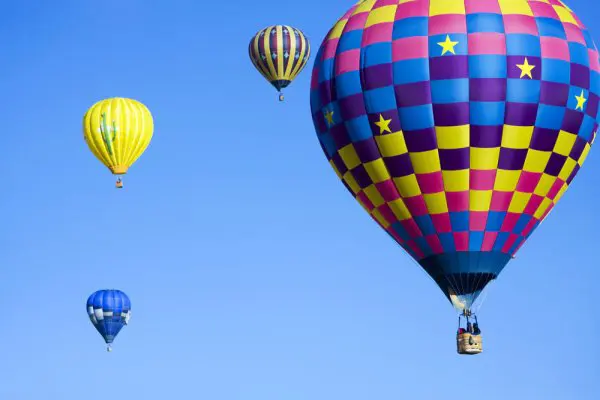
//> input picture pic/HotBalloon1.jpg, 600 x 400 px
$ ./boundingRect   (built with g++ and OpenCV 4)
//> lines starting //> are read from the running program, lines starting //| are printed output that depends on the picture; after the words box and inside, x2 and y2 are one past the last pixel; in counts of white or black regions, pixels touching at a corner belong together
#include "opencv2/imgcodecs.hpp"
#include "opencv2/highgui.hpp"
#include "opencv2/imgproc.hpp"
#include <iostream>
using namespace cv;
using namespace std;
Mat src;
Mat src_gray;
int thresh = 100;
int max_thresh = 256;
RNG rng(123456);

void thresh_callback(int, void *);

int main(int argc, char const *argv[])
{
    /* code */
    const char *window_name = "source image";
    const char *filename = argc >= 2 ? argv[1] : "./pic/HotBalloon1.jpg";
    src = imread(filename, IMREAD_COLOR);
//> src is the input picture: 400 rows x 600 cols, CV_8UC3; mean B, G, R 209.5, 148.7, 112.9
    if (src.empty())
        return -1;

    cvtColor(src, src_gray, COLOR_BGR2GRAY);
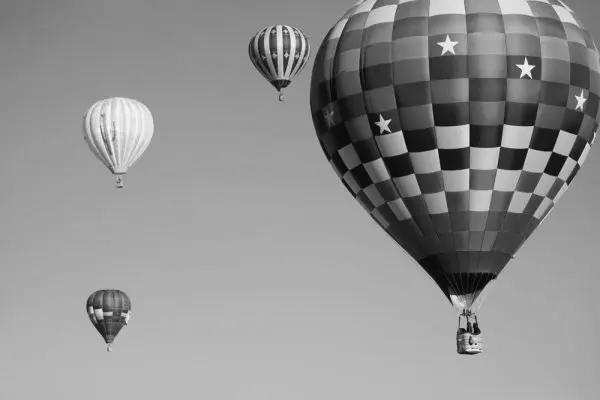
//> src_gray: 400 rows x 600 cols, CV_8UC1; min 2, max 250, mean 144.9
    blur(src_gray,src_gray,Size(3,3));
    namedWindow(window_name,WINDOW_AUTOSIZE);
    imshow(window_name,src_gray);
    createTrackbar( " Threshold:", window_name, &thresh, max_thresh, thresh_callback );
    thresh_callback( 0, 0 );
    waitKey(0);
}


void thresh_callback(int, void *){
    Mat thresh_output;
    vector<vector<Point>> contours;
    vector<Vec4i> hierarchy;
    threshold(src_gray,thresh_output,thresh,255,THRESH_BINARY);
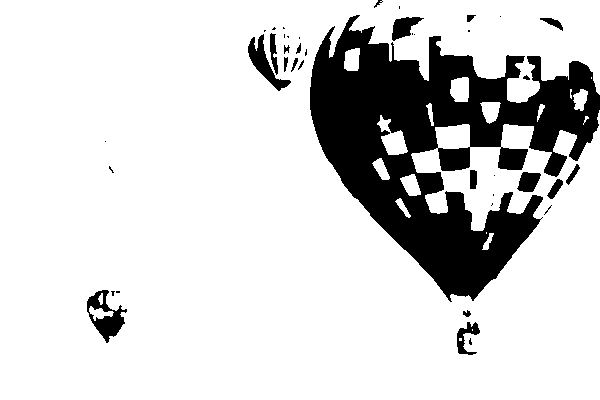
//> thresh_output: 400 rows x 600 cols, CV_8UC1; 83.1% white; 41 black regions (21 under 20 px)
    findContours(thresh_output,contours,hierarchy,RETR_TREE,CHAIN_APPROX_SIMPLE,Point(0,0));
//> contours = 68 contours, 33 with area under 20; largest, box (x1, y1, x2, y2) and area: (0, 0, 600, 400) 199679, (86, 289, 128, 344) 1199, (247, 33, 292, 92) 824, (437, 146, 471, 172) 708, (497, 146, 529, 171) 596

    vector<vector<Point>> contours_poly(contours.size());
//> contours_poly = 68 empty contours
    vector<Rect> boundRect(contours.size());
    vector<Point2f> center(contours.size());
    vector<float> radius(contours.size());

    for (size_t i = 0; i < contours.size(); i++)
    {
        /* code */
        // 功能：对图像轮廓点拟合多边形；该函数用另一条曲线或具有较少顶点的多边形逼近曲线或多边形，使它们之间的距离小于或等于指定的精度；
        // (1) 第一个参数，InputArray curve，一般是由图像的轮廓点组成的点集；
        // (2) 第二个参数，OutputArray approxCurve，表示输出的多边形点集；
        // (3) 第一个参数，double epsilon，主要表示输出的精度；这是原始曲线与其近似之间的最大距离；
        // (4) 第二个参数，bool closed，表示输出的多边形是否封闭；true表示封闭，false表示不封闭；
        approxPolyDP(Mat(contours[i]),contours_poly[i],3,true);
        // 用一个最小的矩形，把找到的形状包起来。
        boundRect[i]=boundingRect(Mat(contours_poly[i]));
        minEnclosingCircle(contours_poly[i],center[i],radius[i]);
    }
//> this loop made 68 passes
//> after the loop, contours_poly = 68 contours, 39 with area under 20; largest, box (x1, y1, x2, y2) and area: (0, 0, 600, 400) 199693, (86, 289, 128, 344) 1158, (247, 34, 292, 92) 724, (438, 147, 471, 170) 645, (497, 146, 529, 171) 552; boundRect = 68 Rects (x, y, width, height), first 8: [482, 233, 12, 17], [486, 232, 1, 1], [397, 199, 13, 19], [400, 174, 21, 22], [372, 158, 17, 22], [583, 116, 5, 9], [377, 115, 30, 40], [537, 104, 6, 18]; center = 68 Points (x, y), first 12: [487.5, 241], [486, 232], [403, 208], [410, 186], [381.8, 169.2], [585, 120], [393, 133.5], [539.5, 112.5], [431, 114], [490, 109.7], [580.5, 99.5], [570.5, 93.5]; radius = 68 values, max 359.9 at index 15, min 0.0001 at index 1, mean 12.1
    Mat drawing =Mat::zeros(thresh_output.size(),CV_8UC3);
    for (size_t i = 0; i < contours.size(); i++)
    {
        /* code */
        Scalar color=Scalar(rng.uniform(0,255),rng.uniform(0,255),rng.uniform(0,255));
        drawContours(drawing,contours_poly,(int)i,color,1,8,vector<Vec4i>(),0,Point());
        rectangle(drawing,boundRect[i].tl(),boundRect[i].br(),color,2,8,0);
        circle(drawing,center[i],(int)radius[i],color,2,8,0);
    }
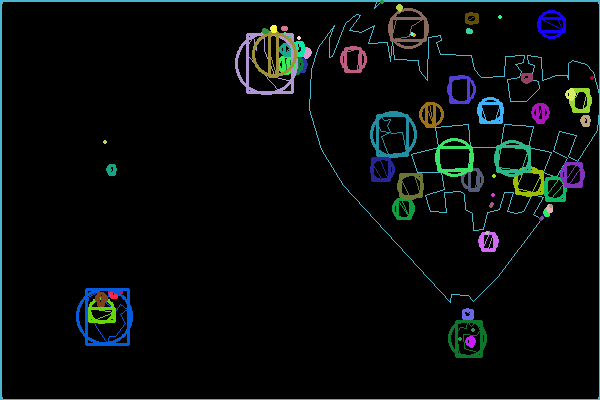
//> drawing: 400 rows x 600 cols, CV_8UC3; mean B, G, R 11.3, 10.8, 6.6
    namedWindow("Contours",WINDOW_AUTOSIZE);
    imshow("Contours",drawing);

}

$ run again, with pic/HotBalloon2.jpg copied over pic/HotBalloon1.jpg
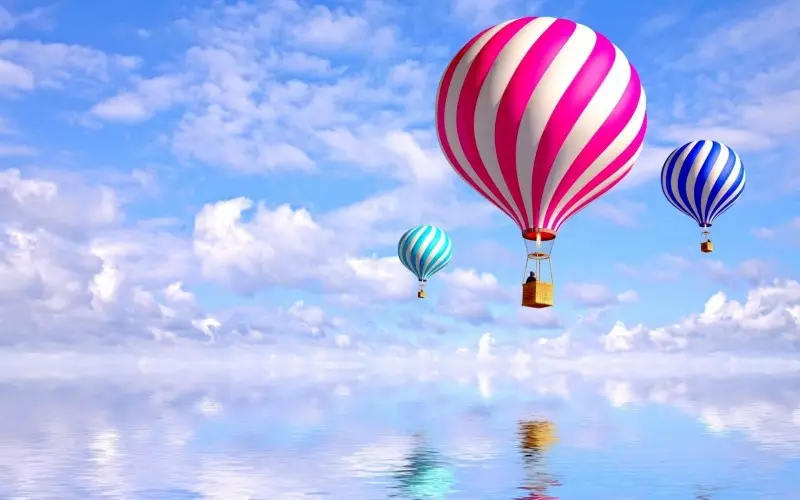
//> input picture pic/HotBalloon2.jpg, 800 x 500 px
//> src is the input picture: 500 rows x 800 cols, CV_8UC3; mean B, G, R 236.1, 184.7, 172.3
//> in thresh_callback, `threshold(src_gray,thresh_output,thresh,255,THRESH_BINARY);`:
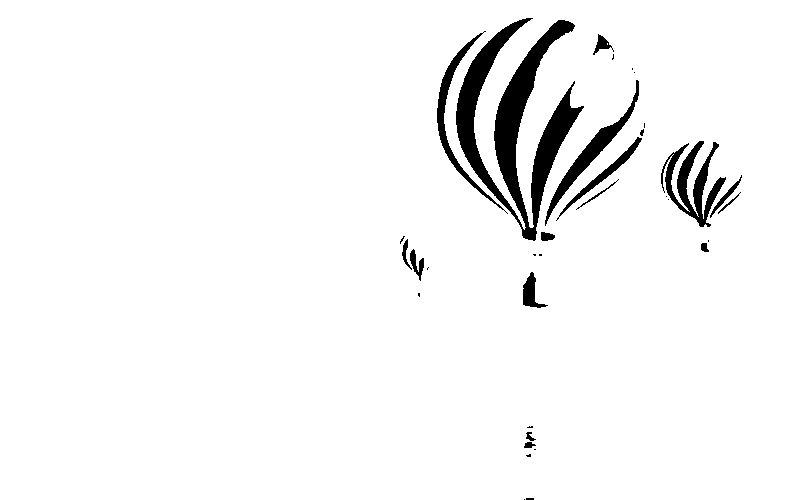
//> thresh_output: 500 rows x 800 cols, CV_8UC1; 95.9% white; 34 black regions (18 under 20 px)
//> contours = 53 contours, 34 with area under 20; largest, box (x1, y1, x2, y2) and area: (0, 0, 800, 500) 398683, (455, 17, 585, 242) 9992, (660, 140, 727, 228) 2396, (544, 79, 640, 227) 1714, (436, 32, 505, 211) 1424
//> contours_poly = 53 empty contours
//> the loop in thresh_callback, `for (size_t i = 0; i < contours.size(); i++)` made 53 passes
//> after the loop in thresh_callback, `for (size_t i = 0; i < contours.size(); i++)`:
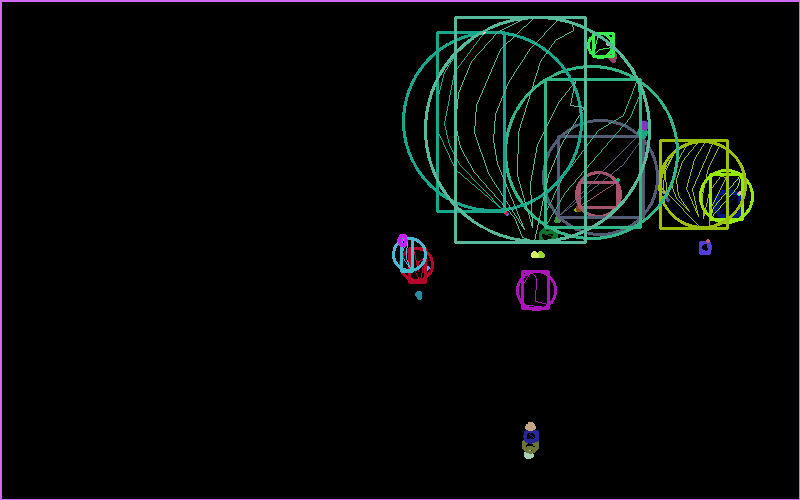
//> drawing: 500 rows x 800 cols, CV_8UC3; mean B, G, R 8.4, 8.8, 6.3
